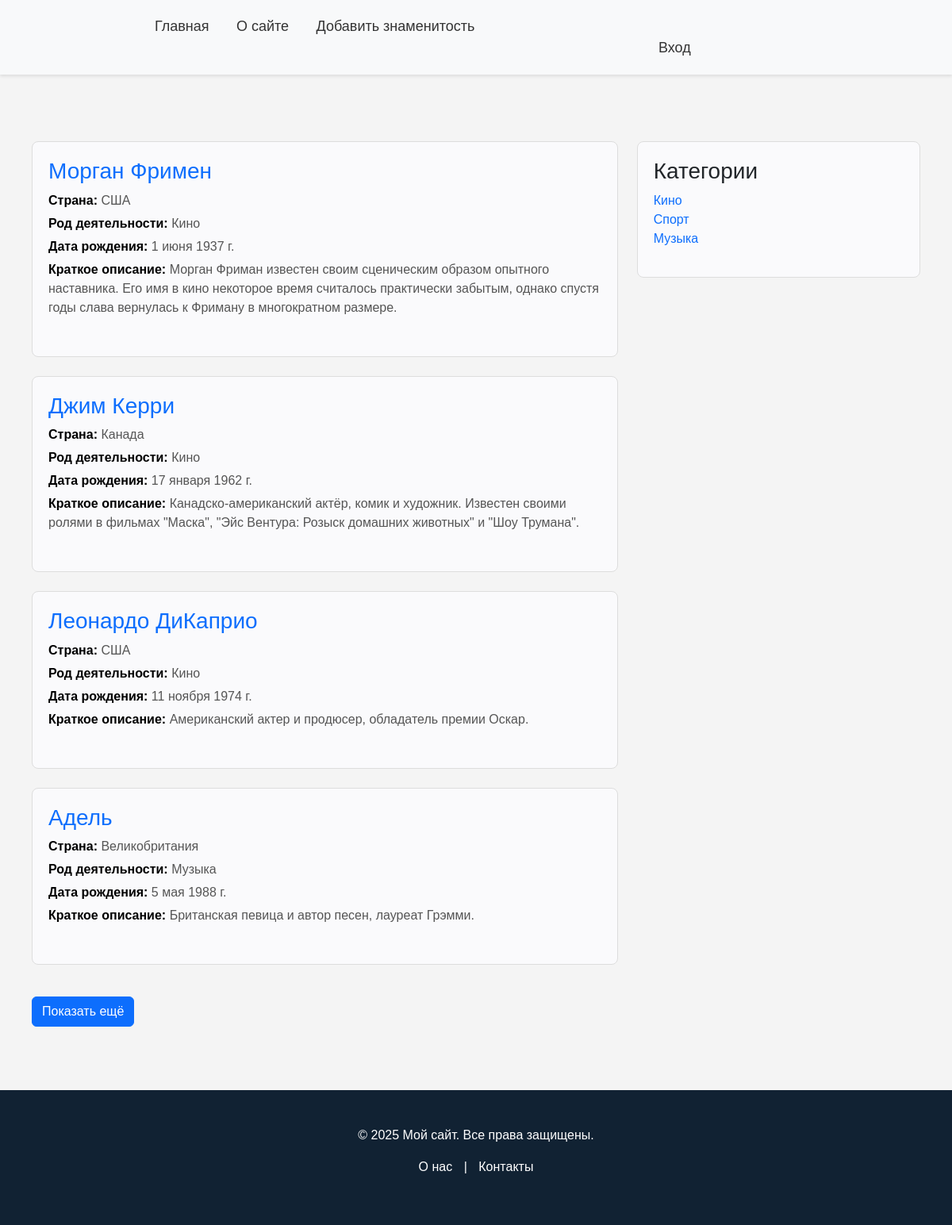
The page / on the database its author committed.
### stars/models.py (models this page shows, shortened)
class Stars(models.Model):
    class Status(models.IntegerChoices):
        DRAFT = 0
        PUBLISHED = 1
    name = models.CharField(max_length=30, verbose_name='Имя')
    slug = models.SlugField(max_length=50, db_index=True, unique=True)
    country = models.CharField(max_length=20, verbose_name='Страна')
    birth_date = models.DateField(blank=True, verbose_name='Дата рождения')
    content = models.TextField(blank=True, verbose_name='Краткая биография')
    full_content = models.TextField(blank=True, verbose_name='Биография')
    photo = models.ImageField(upload_to="photos/%Y/%m/%d/", default=None, blank=True,
                              null=True, verbose_name="Фото")
    time_create = models.DateTimeField(auto_now_add=True, verbose_name='Время создания')
    time_update = models.DateTimeField(auto_now=True, verbose_name='Время изменения')
    is_published = models.BooleanField(choices=tuple(map(lambda x: (bool(x[0]), x[1]), Status.choices)),
                                       default=Status.DRAFT, verbose_name='Статус')
    cat = models.ForeignKey('Category', on_delete=models.PROTECT, verbose_name='Категория')
    objects = models.Manager()
    published = PublishedModel()
    def get_absolute_url(self):
        return reverse('person', kwargs={'person_slug': self.slug})
    class Meta:
        ordering = ['-time_create']
        indexes = [
            models.Index(fields=['-time_create']),
        ]
        verbose_name = 'Знаменитости'
        verbose_name_plural = 'Знаменитости'

class Category(models.Model):
    name = models.CharField(max_length=255, db_index=True, verbose_name='Категория')
    slug = models.SlugField(max_length=255, unique=True, db_index=True)
    def __str__(self):
        return self.name
    class Meta:
        verbose_name = 'Категории'
        verbose_name_plural = 'Категории'

### stars/views.py (the view)
# urls.py: path('', views.StarsHome.as_view(), name='home'),
class StarsHome(ListView):
    template_name = 'stars/index.html'
    def get_context_data(self, *, object_list=None, **kwargs):
        context = super().get_context_data(**kwargs)
        context['all_celebrities'] = self.__get_all_celebrities()
        context['celebrities'] = Stars.published.all()[:4]
        context['birthday_celebrities'] = self.__get_birthday_celebrities()
        return context
    @staticmethod
    def get_queryset():
        return Stars.published.all().select_related('cat')
    @staticmethod
    def __get_all_celebrities():
        all_celebrities = []
        for star in Stars.published.all():
            day = str(star.birth_date.day)
            month = MONTHS[star.birth_date.month]
            formatted_date = f"{day} {month} {star.birth_date.year} г."
            all_celebrities.append({
                'name': star.name,
                'slug': star.get_absolute_url(),
                'country': star.country,
                'birth_date': formatted_date,
                'content': star.content,
                'cat': star.cat.name,
            })
        return all_celebrities
    @staticmethod
    def __get_birthday_celebrities():
        today = date.today()
        birthday_celebrities = Stars.published.filter(
            birth_date__month=today.month,
            birth_date__day=today.day)
        return birthday_celebrities

### stars/models.py (called while the page is built)
    def get_queryset(self):
        return super().get_queryset().filter(is_published=Stars.Status.PUBLISHED)

### stars/templates/stars/index.html (shortened to what this page needs)
{% extends 'base.html' %}
{% block content %}
<div class="container">
    <div class="row">
        <div class="col-md-8">
            <div id="celebrities-list">
                {% for celebrity in celebrities %}
                    <div class="card mb-4">
                        <div class="mb-4">
                            <h3><a href="{{ celebrity.get_absolute_url }}" class="text-decoration-none">{{ celebrity.name }}</a></h3>
                            <p><strong>Страна:</strong> {{ celebrity.country }}</p>
                            <p><strong>Род деятельности:</strong> {{ celebrity.cat }}</p>
                            <p><strong>Дата рождения:</strong> {{ celebrity.birth_date }}</p>
                            <p><strong>Краткое описание:</strong> {{ celebrity.content }}</p>
                        </div>
                    </div>
                {% endfor %}
            </div>
            <button id="show-more" class="btn btn-primary mt-3">Показать ещё</button>
        </div>
        <div class="col-md-4">
            <div class="card">
                <h3>Категории</h3>
                <ul class="list-unstyled">
                    <li><a href="{% url 'category' 'kino' %}" class="text-decoration-none">Кино</a></li>
                    <li><a href="{% url 'category' 'sport' %}" class="text-decoration-none">Спорт</a></li>
                    <li><a href="{% url 'category' 'muzyka' %}" class="text-decoration-none">Музыка</a></li>
                </ul>
            </div>
        </div>
    </div>
</div>
{% endblock %}

### templates/base.html (style rules this page uses)
body { font-family: Arial, sans-serif; background-color: #f4f4f4; margin: 0; padding: 0; display: flex; flex-direction: column; min-height: 100vh; }
.container { max-width: 1200px; margin: 20px auto; padding: 20px; }
.card { border: 1px solid #ddd; border-radius: 8px; padding: 20px; margin-bottom: 20px; background-color: #fafafc; }
.card p { margin: 5px 0; color: #555; }
.card p strong { color: #000; }
.text-decoration-none { text-decoration: none; }

### rows shown on the page
Stars: name "Морган Фримен", country "США", cat "Кино", birth_date "1 июня 1937 г.", content "Морган Фриман известен своим сценическим образом опытного наставника. Его имя в кино некоторое время считалось практически забытым, однако спустя годы слава вернулась к Фриману в многократном размере."
Stars: name "Джим Керри", country "Канада", cat "Кино", birth_date "17 января 1962 г.", content "Канадско-американский актёр, комик и художник. Известен своими ролями в фильмах \"Маска\", \"Эйс Вентура: Розыск домашних животных\" и \"Шоу Трумана\"."
Stars: name "Леонардо ДиКаприо", country "США", cat "Кино", birth_date "11 ноября 1974 г.", content "Американский актер и продюсер, обладатель премии Оскар."
Stars: name "Адель", country "Великобритания", cat "Музыка", birth_date "5 мая 1988 г.", content "Британская певица и автор песен, лауреат Грэмми."
